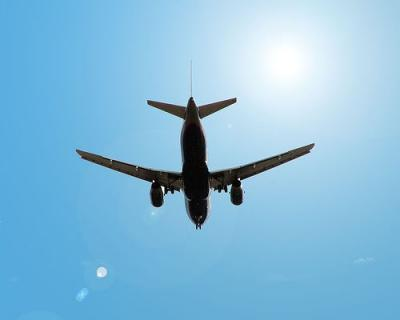
%> input picture matlab_code/segmentation/borrowed_code/chan_vese/airplane.jpg, 400 x 320 px
$ octave --eval "result = im_conv(imread('borrowed_code/chan_vese/airplane.jpg'));"   (GNU Octave 9; MATLAB toolbox functions it lacks are replaced by stand-ins)
%> lines starting %> are read from the running program, lines starting %| are printed output that depends on the picture; in (x1, y1, x2, y2) boxes, pixels count from 0 and x2, y2 are one past the last pixel; in counts of white or black regions, pixels touching at a corner belong together; the program's own positions count from 1
function im_final = im_conv(I)
% creates a convolution of the image I


[ht wd] = size(I(:,:,1));
%> ht = 320; wd = 400

leaf_mask = logical(I(:,:,1));
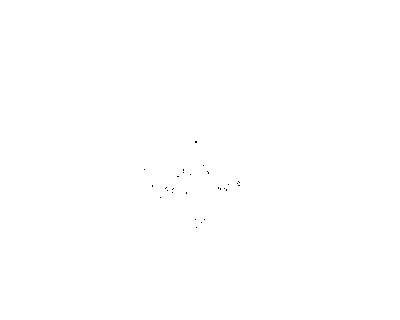
%> leaf_mask: size 320x400 logical; 100% white; black in thin lines or dots, all inside (x1, y1, x2, y2) = (144, 141, 240, 228)

STATS_red   = regionprops(leaf_mask,I(:,:,1),'PixelValues');
STATS_green = regionprops(leaf_mask,I(:,:,2),'PixelValues');
STATS_blue  = regionprops(leaf_mask,I(:,:,3),'PixelValues');

mean_red   = uint8(mean(STATS_red(1).PixelValues));
%> mean_red = 133
mean_green = uint8(mean(STATS_green(1).PixelValues));
%> mean_green = 188
mean_blue  = uint8(mean(STATS_blue(1).PixelValues));
%> mean_blue = 219

I_temp = I;
%> I_temp is the input picture: size 320x400x3 uint8; mean R, G, B 133.4, 187.8, 218.5

for i=1:ht

    for j=1:wd

        if I(i,j,1)==0 && I(i,j,2)==0 && I(i,j,3)==0

            I_temp(i,j,1) = mean_red;
            I_temp(i,j,2) = mean_green;
            I_temp(i,j,3) = mean_blue;
        end
    end
end
%> I_temp: size 320x400x3 uint8; under 0.01% of pixels changed, all inside (x1, y1, x2, y2) = (237, 183, 238, 184)

im=double(I_temp);
im_mean(:,:,1) = conv2(im(:,:,1),ones(50,50)/2500,'same');
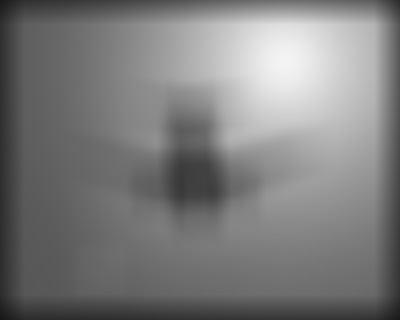
%> im_mean: size 320x400 double; min 22.59, max 243.5, mean 124.9
im_mean(:,:,2) = conv2(im(:,:,2),ones(50,50)/2500,'same');
im_mean(:,:,3) = conv2(im(:,:,3),ones(50,50)/2500,'same');
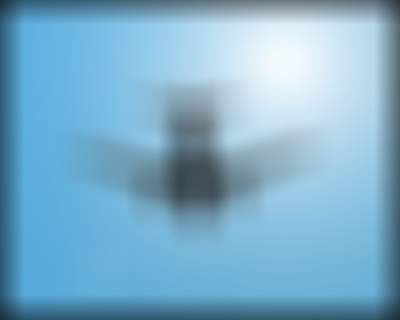
%> im_mean: size 320x400x3 double; mean R, G, B 124.9, 174.8, 202.9
im_final = double(I) - im_mean;
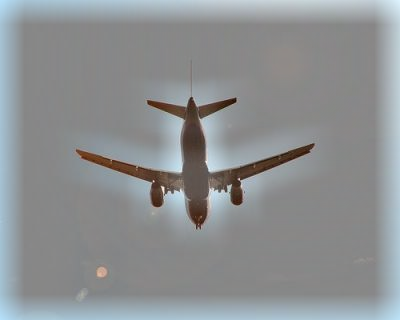
%> im_final: size 320x400x3 double; mean R, G, B 8.5, 13, 15.5; drawn with min black and max white
im_final = uint8(im_final);
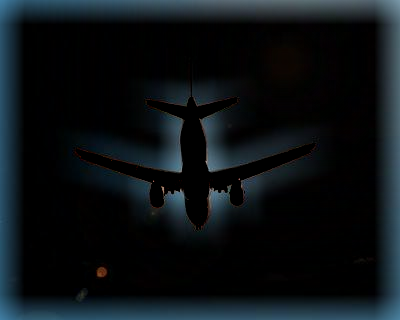
%> im_final: size 320x400x3 uint8; mean R, G, B 12.1, 17.8, 21.2
%figure, imshow(im_final);
end
